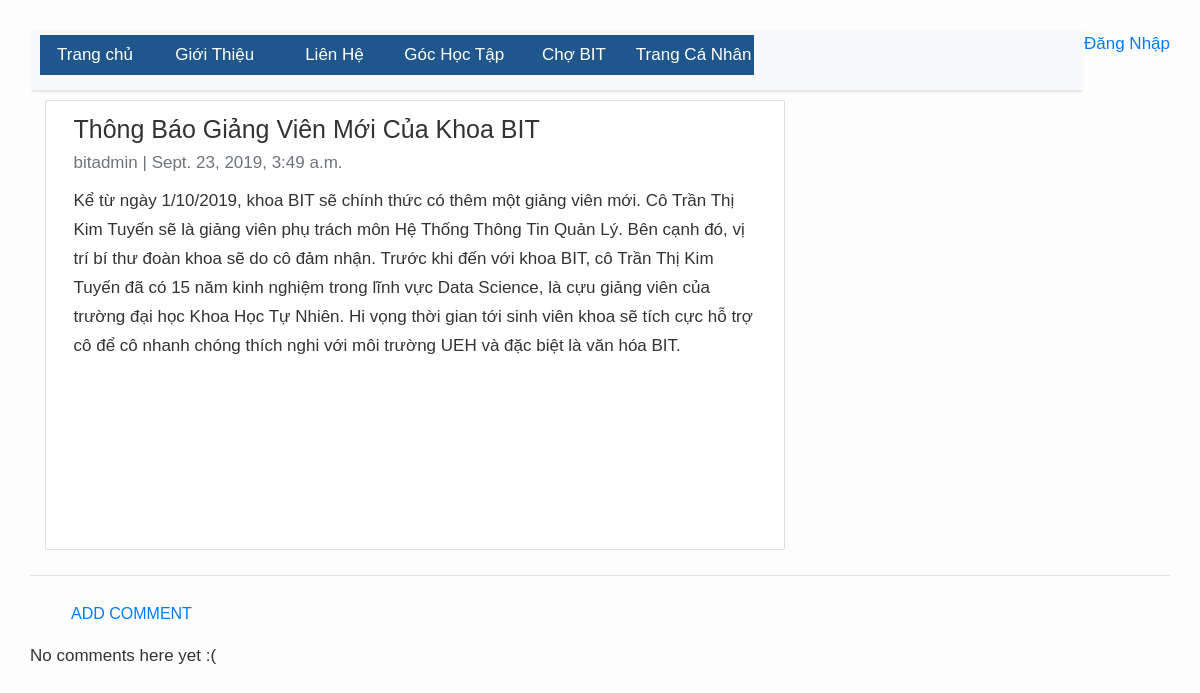
Page /thong-bao-ging-vien-mi-ca-khoa-bit/ on the committed database.
### home/models.py (models this page shows, shortened)
class Post(models.Model):
    title = models.CharField(max_length=200, unique=True)
    slug = models.SlugField(max_length=200, unique=True)
    author = models.ForeignKey(User, on_delete= models.CASCADE,related_name='blog_posts')
    updated_on = models.DateTimeField(auto_now= True)
    content = models.TextField()
    created_on = models.DateTimeField(auto_now_add=True)
    status = models.IntegerField(choices=STATUS, default=0)
    class Meta:
        ordering = ['-created_on']

### home/views.py (the view)
# urls.py: path('<slug:slug>/', views.PostDetail.as_view(), name='post_detail'),
class PostDetail(generic.DetailView):
    model = Post
    template_name = 'post_detail.html'

### home/templates/post_detail.html (shortened to what this page needs)
{% extends 'base.html' %} {% block content %}
<div class="container">
  <div class="row">
    <div class="col-md-8 card mb-4  mt-3 left  top">
      <div class="card-body">
        <h1>{% block title %} {{ object.title }} {% endblock title %}</h1>
        <p class=" text-muted">{{ post.author }} | {{ post.created_on }}</p>
        <p class="card-text ">{{ object.content | safe }}</p>
      </div>
    </div>
  </div>
</div>
<hr>
<a class="btn btn-default" href="{% url 'add_comment_to_post' pk=post.pk %}">Add comment</a>
{% for comment in post.comments.all %}
    <div class="comment">
        <div class="date">{{ comment.created_date }}</div>
        <strong>{{ comment.author }}</strong>
        <p>{{ comment.text|linebreaks }}</p>
    </div>
{% empty %}
    <p>No comments here yet :(</p>
{% endfor %}
{% endblock content %}

### home/static/css/style.css (style rules this page uses)
*, *::before, *::after { margin: 0; padding: 0; box-sizing: inherit; }
html { font-size: 62.5%; }
body { padding: 3rem; box-sizing: border-box; }
body { font-family: "Lato", sans-serif; font-weight: 400; font-size: 1.6rem; line-height: 1.7; color: #777777; }
.btn:link, .btn:visited { text-transform: uppercase; text-decoration: none; padding: 1.5rem 4rem; display: inline-block; border-radius: 10rem; font-size: 1.6rem; position: relative; transition: all .2s; }
.btn::after { content: ""; display: inline-block; height: 100%; width: 100%; position: absolute; top: 0; left: 0; z-index: -1; border-radius: 10rem; transition: all .4s; }
.card { perspective: 150rem; position: relative; height: 45rem; }
.row { max-width: 114rem; margin: 0 auto; }
.row::after { content: ""; display: table; clear: both; }
.row [class^="col-"] { float: left; }

### home/templates/base.html (style rules this page uses)
body { font-family: "Roboto", sans-serif; font-size: 17px; background-color: #fdfdfd; }
* { margin: 0; padding: 0; }
body { font-family: sans-serif; color: #333; }

### rows in the picture
Post: title "Thông Báo Giảng Viên Mới Của Khoa BIT", author "bitadmin", created_on "Sept. 23, 2019, 3:49 a.m.", content "Kể từ ngày 1/10/2019, khoa BIT sẽ chính thức có thêm một giảng viên mới. Cô Trần Thị Kim Tuyến sẽ là giảng viên phụ trách môn Hệ Thống Thông Tin Quản Lý. Bên cạnh đó, vị trí bí thư đoàn khoa sẽ do cô đảm nhận. Trước khi đến với khoa BIT, cô Trần Thị Kim Tuyến đã có 15 năm kinh nghiệm trong lĩnh vực Data Science, là cựu giảng viên của trường đại học Khoa Học Tự Nhiên. Hi vọng thời gian tới sinh viên khoa sẽ tích cực hỗ trợ cô để cô nhanh chóng thích nghi với môi trường UEH và đặc biệt là văn hóa BIT."
